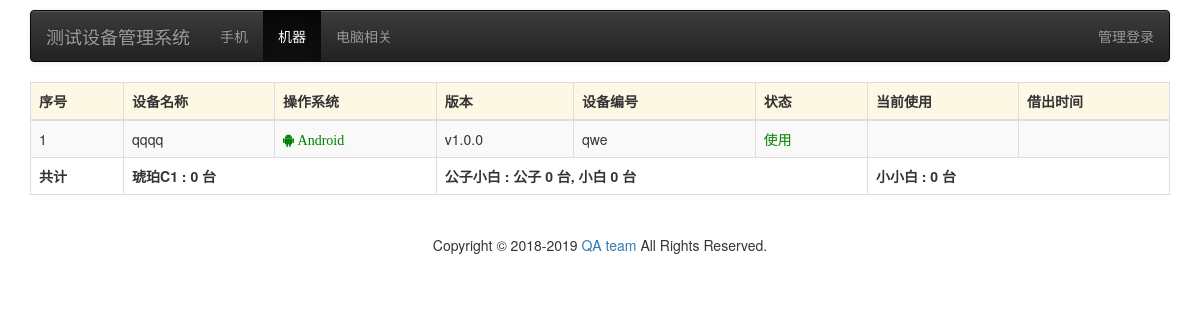
Screenshot of /machine/ with the database file from the repository.
### apps/QADevices/models.py (models this page shows, shortened)
class Devices(models.Model):
    TYPE_CHOICES=(
        ("mobile", u"手机"),
        ("machine", u"机器"),
        ("pc", u"电脑#显示器"),
        ("other", u"其他")
    )
    OS_CHOICES=(
        ("Android","Android"),
        ("iOS", "iOS"),
        ("Windows", "Windows"),
        ("Linux", "Linux"),
        ("Mac", "Mac"),
        ("Other","Other")
    )
    STATUS_CHOICES=(
        ("lend", u"借出"),
        ("idle", u"闲置"),
        ("company", u"已还公司")
    )
    name = models.CharField(max_length=50, verbose_name='设备名称')
    type = models.CharField(max_length=10,choices=TYPE_CHOICES,verbose_name='设备类型',default='machine')
    os = models.CharField(max_length=50,choices=OS_CHOICES, verbose_name='操作系统',default='Android')
    version = models.CharField(max_length=50,verbose_name='版本',default='v1.0.0')
    sn = models.CharField(max_length=50,null=True, blank=True, verbose_name='设备编号')
    macid = models.CharField(max_length=50, null=True, blank=True, verbose_name='设备标识')
    brand = models.CharField(max_length=50,null=True, blank=True, verbose_name='品牌')
    status = models.CharField(max_length=50,choices=STATUS_CHOICES,verbose_name='状态')
    owner = models.CharField(max_length=50,verbose_name='拥有者')
    user = models.CharField(max_length=50,null=True, blank=True, verbose_name='借用人')
    configuration = models.TextField(null=True,blank=True, verbose_name='详细配置')
    remarks = models.CharField(max_length=100, null=True,blank=True, verbose_name='备注')
    add_time = models.DateTimeField(null=True,blank=True,verbose_name='借出时间',)
    '''
    verbose_name=u"解释"   # 显示名称
    null=True     # 可以为空
    blank=True    # 是否必填
    '''
    def status_color(self):
        if self.status == 'lend':
            color = 'green'
            verbose_name = u'借出'
        elif self.status == 'idle':
            color='red'
            verbose_name = u'闲置'
        elif self.status == 'company':
            color='grey'
            verbose_name = u'已还公司'
        else:
            color = 'grey'
            verbose_name = self.status
        return format_html(
            '<span style="color: {}">{}</span>',
            color,
            verbose_name,
        )
    def os_icon(self):
        if self.os == 'Android':
            classes = 'fa fa-android'
            color = 'green'
        elif self.os == 'iOS':
            classes = 'fa fa-apple'
            color = ''
        elif self.os =='Linux':
            classes ='fa fa-linux'
            color = ''
        elif self.os =='Windows':
            classes ='fa fa-windows'
            color = ''
        else:
            classes = ''
            color = ''
        return format_html(
            '<span class="{}" style="color:{}"> {} </span>',
            classes,
            color,
            self.os,
        )
    status_color.short_description = u"状态"
    os_icon.short_description = u"操作系统"
    class Meta:
        verbose_name = "设备信息"
        verbose_name_plural = verbose_name

### DevicesManage/views.py (the view)
# urls.py: path('machine/',show_machine_html),
def show_machine_html(request):
    raw_sql='select * from "QADevices_devices" where "type"="machine" and "status"<>"company"'
    devices=Devices.objects.raw(raw_sql)
    hp_cont = Devices.objects.filter(Q(brand='琥珀') & ~Q(status="company")).count()
    gz_cont = Devices.objects.filter(Q(brand='公子') & ~Q(status="company")).count()
    xb_cont = Devices.objects.filter(Q(brand='小白') & ~Q(status="company")).count()
    xxb_cont = Devices.objects.filter(Q(brand='小小白') & ~Q(status="company")).count()
    return render(request, 'machine.html',{'devices':devices,'hp_cont':hp_cont,'gz_cont':gz_cont,'xb_cont':xb_cont,'xxb_cont':xxb_cont})

### templates/machine.html (shortened to what this page needs)
{% load static %}
<!DOCTYPE html>
<html>
<head>
  <link rel="stylesheet" href="https://maxcdn.bootstrapcdn.com/font-awesome/4.4.0/css/font-awesome.min.css">
<link rel="stylesheet" href="{% static "css/bootstrap.min.css"%}">
    <link rel="stylesheet" href="{% static "css/bootstrap-theme.min.css" %}">
</head>
<body class="hold-transition sidebar-mini" style="margin:10px 10px 10px 10px;">
<div class="container">
	<div class="row clearfix">
		<div class="col-md-12 column">
			<nav class="navbar navbar-default navbar-inverse" role="navigation">
				<div class="navbar-header">
					 <button type="button" class="navbar-toggle" data-toggle="collapse" data-target="#bs-example-navbar-collapse-1"></button> <a class="navbar-brand" href="/">测试设备管理系统</a>
				</div>
				<div class="collapse navbar-collapse" id="bs-example-navbar-collapse-1">
					<ul class="nav navbar-nav">
						<li>
							 <a href="/">手机</a>
						</li>
						<li class="active">
							 <a href="/machine">机器</a>
						</li>
                        <li>
							 <a href="/pc">电脑相关</a>
						</li>
					</ul>
					<ul class="nav navbar-nav navbar-right">
						<li>
							 <a href="/admin">管理登录</a>
						</li>
					</ul>
				</div>
			</nav>
		</div>
	</div>
	<div class="row clearfix">
		<div class="col-md-12 column">
			<table id="example1" class="table table-bordered table-striped">
                <thead>
                <tr class="bg-warning">
                   <th>序号</th>
                  <th>设备名称</th>
                  <th>操作系统</th>
                  <th>版本</th>
                  <th>设备编号</th>
                  <th>状态</th>
                  <th>当前使用</th>
                  <th>借出时间</th>
                </tr>
                </thead>
				<tbody>
                  {% for device in devices %}
                <tr>
                  <td>{{ device.id }}</td>
                  <td>{{ device.name }}</td>
                    {% if  device.os == 'Android' %}
                        <td><span class="fa fa-android " style="color:green"> {{ device.os }}</span></td>
                    {% elif  device.os == 'iOS' %}
                        <td><span class="fa fa-apple"> {{ device.os }}</span></td>
                    {% elif  device.os == 'Linux' %}
                        <td><span class="fa fa-linux"> {{ device.os }}</span></td>
                    {% else %}
                        <td> {{ device.os }}</td>
                    {% endif %}
                  <td>{{ device.version }}</td>
                  <td>{{ device.sn }}</td>
                    {% if  device.status == 'lend' %}
                        <td><span style="color:green">使用</span></td>
                    {% elif  device.status == 'idle' %}
                        <td><span style="color:red">闲置</span></td>
                    {% elif  device.status == 'company' %}
                        <td><span style="color:grey">已还公司</span></td>
                    {% else %}
                        <td> {{ device.status }}</td>
                    {% endif %}
                    {% if  device.user is null or device.user is None %}
                        <td></td>
                    {% else %}
                        <td>{{ device.user }}</td>
                    {% endif %}
                     {% if  device.add_time is null or device.add_time is None %}
                        <td></td>
                    {% else %}
                         <td>{{ device.add_time|date:"Y-m-d" }}</td>
                    {% endif %}
                </tr>
                {% endfor %}
                </tbody>
                <tfoot>
                <tr>
                <th>共计</th>
                  <th colspan="2">琥珀C1 : {{ hp_cont }} 台</th>
                  <th colspan="3">公子小白 : 公子 {{ gz_cont }} 台, 小白   {{ xb_cont }} 台</th>
                  <th colspan="2">小小白 : {{ xxb_cont }} 台 </th>
                </tr>
                </tfoot>
			</table>
		</div>
	</div>
</div>
<div>
<br>
</div>
<div class="s-footer" style="text-align:center">
<div class="s-footer-bottom">
<p>Copyright © 2018-2019 <a href="http://qa.gowild.top" title="qa.gowild.top">QA team </a> All Rights Reserved. </p>
</div>
</div>
<div>
<br>
</div>
</body>
</html>

### rows the page displays
Devices: id "1", name "qqqq", os "Android", version "v1.0.0", sn "qwe", status "使用"

### other values shown
{{ hp_cont }} "0"
{{ gz_cont }} "0"
{{ xb_cont }} "0"
{{ xxb_cont }} "0"
